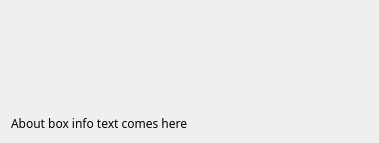
<?xml version="1.0" encoding="UTF-8"?>
<ui version="4.0">
 <class>AboutDialog</class>
 <widget class="QDialog" name="AboutDialog">
  <property name="geometry">
   <rect>
    <x>0</x>
    <y>0</y>
    <width>379</width>
    <height>143</height>
   </rect>
  </property>
  <property name="windowTitle">
   <string>About</string>
  </property>
  <property name="autoFillBackground">
   <bool>false</bool>
  </property>
  <layout class="QVBoxLayout" name="verticalLayout">
   <item>
    <layout class="QHBoxLayout" name="horizontalLayout">
     <item>
      <widget class="QLabel" name="applicationLogoBitmap">
       <property name="maximumSize">
        <size>
         <width>312</width>
         <height>85</height>
        </size>
       </property>
       <property name="text">
        <string/>
       </property>
       <property name="pixmap">
        <pixmap resource="../../resources.qrc">:/images/src/gui/resources/banner_no.png</pixmap>
       </property>
       <property name="scaledContents">
        <bool>true</bool>
       </property>
      </widget>
     </item>
    </layout>
   </item>
   <item>
    <layout class="QHBoxLayout" name="horizontalLayout_4">
     <item>
      <layout class="QVBoxLayout" name="verticalLayout_2">
       <property name="spacing">
        <number>0</number>
       </property>
       <item>
        <spacer name="verticalSpacer_2">
         <property name="orientation">
          <enum>Qt::Vertical</enum>
         </property>
         <property name="sizeHint" stdset="0">
          <size>
           <width>20</width>
           <height>40</height>
          </size>
         </property>
        </spacer>
       </item>
       <item>
        <widget class="QLabel" name="infoTextLabel">
         <property name="font">
          <font>
           <family>Gill Sans MT</family>
           <pointsize>9</pointsize>
          </font>
         </property>
         <property name="text">
          <string>About box info text comes here</string>
         </property>
         <property name="alignment">
          <set>Qt::AlignLeading|Qt::AlignLeft|Qt::AlignVCenter</set>
         </property>
        </widget>
       </item>
      </layout>
     </item>
     <item>
      <spacer name="horizontalSpacer_2">
       <property name="orientation">
        <enum>Qt::Horizontal</enum>
       </property>
       <property name="sizeHint" stdset="0">
        <size>
         <width>40</width>
         <height>20</height>
        </size>
       </property>
      </spacer>
     </item>
     <item>
      <widget class="QLabel" name="cinevationLogoBitmap">
       <property name="text">
        <string/>
       </property>
       <property name="pixmap">
        <pixmap>:/qaboutdialog/cinevation_logo_about.png</pixmap>
       </property>
       <property name="alignment">
        <set>Qt::AlignBottom|Qt::AlignLeading|Qt::AlignLeft</set>
       </property>
      </widget>
     </item>
    </layout>
   </item>
  </layout>
 </widget>
 <resources>
  <include location="../../resources.qrc"/>
 </resources>
 <connections/>
</ui>
